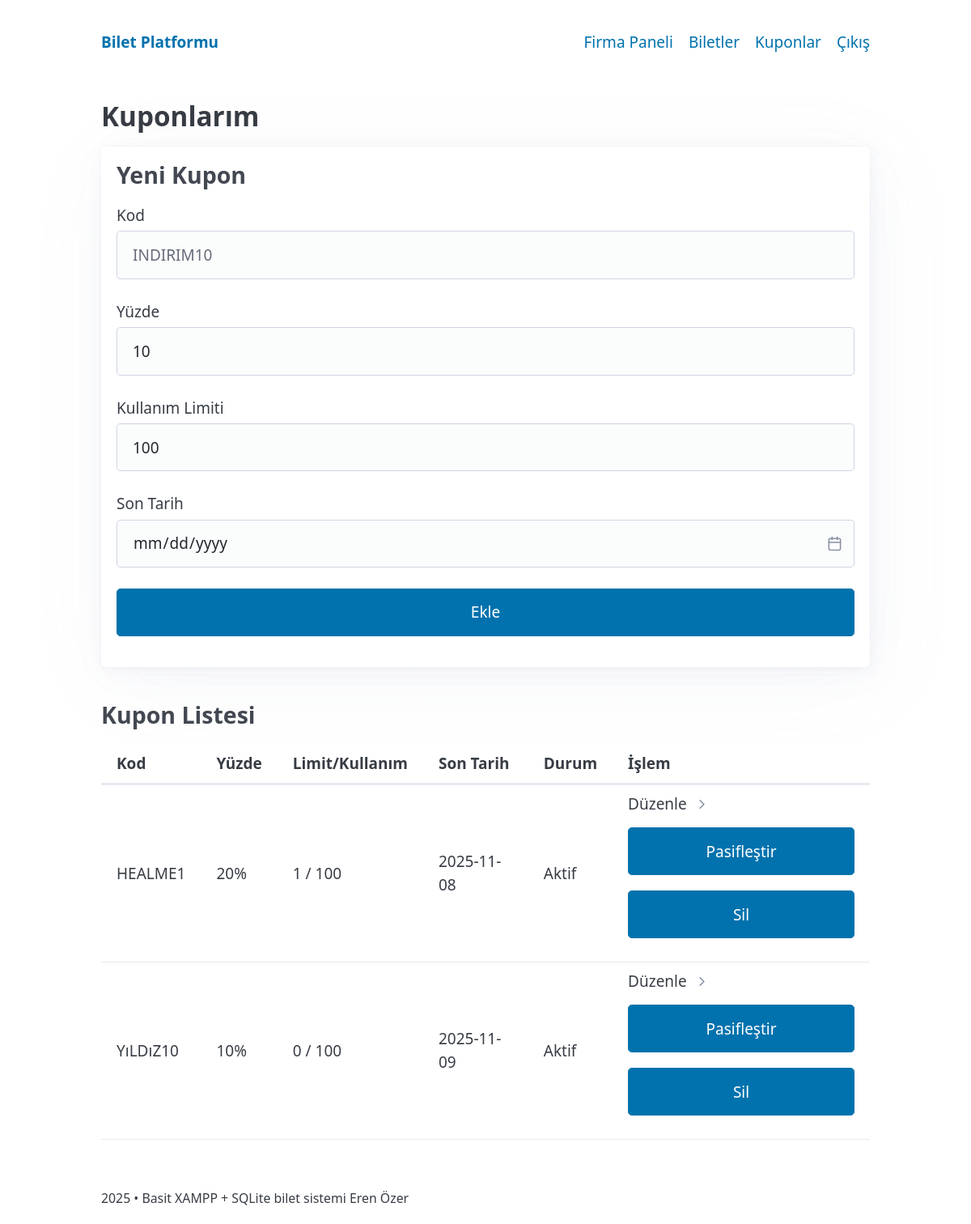
Screenshot of /index.php?r=firm-coupons (signed in) with the database file from the repository.
### tables this page shows
CREATE TABLE coupons (
        id INTEGER PRIMARY KEY AUTOINCREMENT,
        code TEXT NOT NULL UNIQUE,
        percent INTEGER NOT NULL CHECK(percent >= 1 AND percent <= 90),
        usage_limit INTEGER NOT NULL DEFAULT 1,
        used_count INTEGER NOT NULL DEFAULT 0,
        expires_at TEXT,
        active INTEGER NOT NULL DEFAULT 1
    , firm_id INTEGER NULL);

### views/firm/coupons.php (the view, shortened to what this page needs)
<h2>Kuponlarım</h2>
<article>
  <h3>Yeni Kupon</h3>
  <form method="post" action="index.php?r=firm-coupons">
    <div class="form-grid">
      <label>Kod
        <input name="code" placeholder="INDIRIM10" required>
      </label>
      <label>Yüzde
        <input name="percent" type="number" min="1" max="90" value="10" required>
      </label>
      <label>Kullanım Limiti
        <input name="usage_limit" type="number" min="1" value="100" required>
      </label>
      <label>Son Tarih
        <input name="expires_at" type="date">
      </label>
    </div>
    <button type="submit">Ekle</button>
  </form>
</article>
<h3>Kupon Listesi</h3>
<table>
  <thead>
    <tr>
      <th>Kod</th>
      <th>Yüzde</th>
      <th>Limit/Kullanım</th>
      <th>Son Tarih</th>
      <th>Durum</th>
      <th>İşlem</th>
    </tr>
  </thead>
  <tbody>
    <?php foreach(($coupons??[]) as $c): ?>
      <tr>
        <td><?= e($c['code']) ?></td>
        <td><?= (int)$c['percent'] ?>%</td>
        <td><?= (int)$c['used_count'] ?> / <?= (int)$c['usage_limit'] ?></td>
        <td><?= e($c['expires_at'] ?: '—') ?></td>
        <td><?= ((int)$c['active']) ? 'Aktif' : 'Pasif' ?></td>
        <td>
          <details style="display:inline-block;margin-right:8px">
            <summary>Düzenle</summary>
          </details>
          <form method="post" action="index.php?r=firm-coupons" style="display:inline">
            <button type="submit"><?= ((int)$c['active']) ? 'Pasifleştir' : 'Aktifleştir' ?></button>
          </form>
          <form method="post" action="index.php?r=firm-coupons" style="display:inline" data-confirm="Silinsin mi?">
            <button type="submit">Sil</button>
          </form>
        </td>
      </tr>
    <?php endforeach; ?>
  </tbody>
</table>

### views/layout/header.php (style rules this page uses)
:root { --seat:44px;--gap:10px;--aisle:16px }

### rows the page displays
coupons: code "HEALME1", percent "20", used_count "1", usage_limit "100", expires_at "2025-11-08", active "Aktif"
coupons: code "YıLDıZ10", percent "10", used_count "0", usage_limit "100", expires_at "2025-11-09", active "Aktif"
